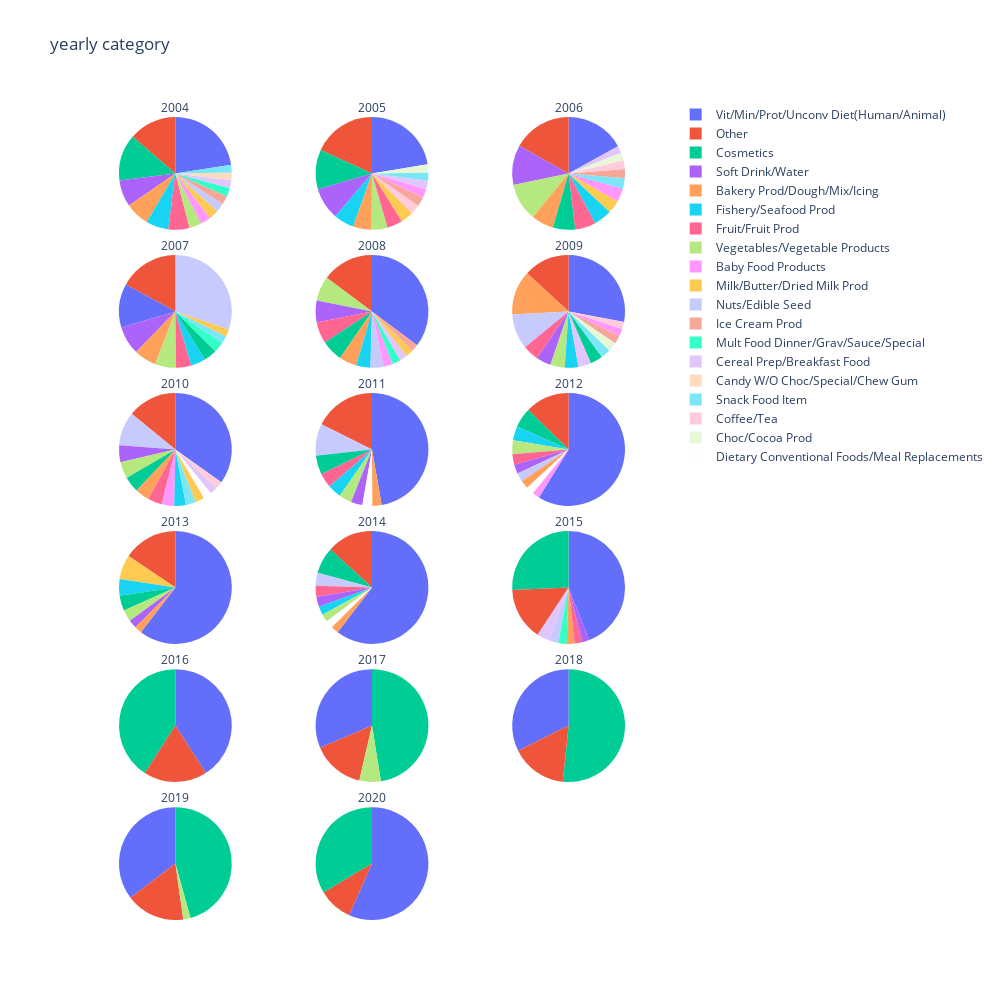

Write notebook code for a chart like this one.
### Markdown cell above
### Categories across time

### Code cell
group = aggReports_time.groupby("year")
category = pd.DataFrame(aggReports_time["category"].value_counts().items(),
                        columns = ["category","counts"]).sort_values(by = ['counts'])
vis.plot_pie_subplots_yearly(aggReports_time.groupby("year"), "yearly category", "category", dropping=True, d_threshold=1 / 50)

### Figure 1 — Plotly figure (JSON) as saved in the notebook; plotly's stock layout.template omitted (floating-point values rounded to 4 significant figures)
{"data": [{"domain": {"x": [0, 0.3267], "y": [0.8417, 1]}, "labels": ["Other", "Other", "Other", "Other", "Other", "Other", "Other", "Other", "Other", "Other", "Other", "Other", "Other", "Other", "Other", "Other", "Other", "Other", "Other", "Other", "Other", "Candy W/O Choc/Special/Chew Gum", "Snack Food Item", "Cereal Prep/Breakfast Food", "Mult Food Dinner/Grav/Sauce/Special", "Ice Cream Prod", "Nuts/Edible Seed", "Milk/Butter/Dried Milk Prod", "Baby Food Products", "Vegetables/Vegetable Products", "Fruit/Fruit Prod", "Fishery/Seafood Prod", "Bakery Prod/Dough/Mix/Icing", "Soft Drink/Water", "Cosmetics", "Vit/Min/Prot/Unconv Diet(Human/Animal)"], "textinfo": "none", "title": {"text": "2004"}, "type": "pie", "values": [4, 4, 6, 7, 8, 9, 9, 10, 15, 15, 15, 16, 16, 16, 22, 23, 26, 31, 38, 53, 55, 64, 64, 65, 71, 73, 74, 80, 87, 101, 177, 188, 200, 222, 386, 655]}, {"domain": {"x": [0.3367, 0.6633], "y": [0.8417, 1]}, "labels": ["Other", "Other", "Other", "Other", "Other", "Other", "Other", "Other", "Other", "Other", "Other", "Other", "Other", "Other", "Other", "Other", "Other", "Other", "Other", "Other", "Other", "Other", "Choc/Cocoa Prod", "Cereal Prep/Breakfast Food", "Snack Food Item", "Baby Food Products", "Ice Cream Prod", "Coffee/Tea", "Milk/Butter/Dried Milk Prod", "Fruit/Fruit Prod", "Vegetables/Vegetable Products", "Bakery Prod/Dough/Mix/Icing", "Fishery/Seafood Prod", "Soft Drink/Water", "Cosmetics", "Vit/Min/Prot/Unconv Diet(Human/Animal)"], "textinfo": "none", "title": {"text": "2005"}, "type": "pie", "values": [1, 1, 3, 3, 5, 6, 6, 8, 11, 12, 13, 13, 16, 19, 20, 29, 30, 39, 39, 40, 41, 43, 51, 52, 52, 56, 59, 60, 80, 97, 100, 116, 128, 201, 249, 490]}, {"domain": {"x": [0.6733, 1], "y": [0.8417, 1]}, "labels": ["Other", "Other", "Other", "Other", "Other", "Other", "Other", "Other", "Other", "Other", "Other", "Other", "Other", "Other", "Other", "Other", "Other", "Other", "Other", "Cereal Prep/Breakfast Food", "Choc/Cocoa Prod", "Coffee/Tea", "Ice Cream Prod", "Snack Food Item", "Baby Food Products", "Milk/Butter/Dried Milk Prod", "Fishery/Seafood Prod", "Fruit/Fruit Prod", "Cosmetics", "Bakery Prod/Dough/Mix/Icing", "Vegetables/Vegetable Products", "Soft Drink/Water", "Vit/Min/Prot/Unconv Diet(Human/Animal)"], "textinfo": "none", "title": {"text": "2006"}, "type": "pie", "values": [3, 4, 6, 8, 8, 9, 10, 14, 15, 16, 18, 18, 20, 21, 21, 28, 34, 34, 36, 39, 43, 47, 50, 59, 72, 73, 99, 114, 122, 123, 207, 218, 325]}, {"domain": {"x": [0, 0.3267], "y": [0.6733, 0.8317]}, "labels": ["Other", "Other", "Other", "Other", "Other", "Other", "Other", "Other", "Other", "Other", "Other", "Other", "Other", "Other", "Other", "Other", "Other", "Other", "Other", "Other", "Other", "Other", "Other", "Other", "Other", "Milk/Butter/Dried Milk Prod", "Snack Food Item", "Mult Food Dinner/Grav/Sauce/Special", "Cosmetics", "Fishery/Seafood Prod", "Fruit/Fruit Prod", "Vegetables/Vegetable Products", "Bakery Prod/Dough/Mix/Icing", "Soft Drink/Water", "Vit/Min/Prot/Unconv Diet(Human/Animal)", "Nuts/Edible Seed"], "textinfo": "none", "title": {"text": "2007"}, "type": "pie", "values": [1, 2, 2, 2, 3, 6, 7, 8, 9, 10, 11, 15, 16, 19, 19, 19, 21, 26, 28, 30, 33, 45, 47, 49, 54, 57, 63, 84, 108, 119, 123, 169, 182, 231, 354, 853]}, {"domain": {"x": [0.3367, 0.6633], "y": [0.6733, 0.8317]}, "labels": ["Other", "Other", "Other", "Other", "Other", "Other", "Other", "Other", "Other", "Other", "Other", "Other", "Other", "Other", "Other", "Other", "Other", "Other", "Other", "Other", "Other", "Other", "Ice Cream Prod", "Milk/Butter/Dried Milk Prod", "Cereal Prep/Breakfast Food", "Mult Food Dinner/Grav/Sauce/Special", "Baby Food Products", "Nuts/Edible Seed", "Fishery/Seafood Prod", "Bakery Prod/Dough/Mix/Icing", "Cosmetics", "Fruit/Fruit Prod", "Soft Drink/Water", "Vegetables/Vegetable Products", "Vit/Min/Prot/Unconv Diet(Human/Animal)"], "textinfo": "none", "title": {"text": "2008"}, "type": "pie", "values": [1, 4, 5, 6, 6, 8, 10, 11, 13, 13, 13, 13, 19, 22, 25, 28, 32, 35, 36, 43, 53, 57, 63, 64, 69, 73, 81, 115, 125, 154, 188, 189, 190, 217, 1078]}, {"domain": {"x": [0.6733, 1], "y": [0.6733, 0.8317]}, "labels": ["Other", "Other", "Other", "Other", "Other", "Other", "Other", "Other", "Other", "Other", "Other", "Other", "Other", "Other", "Other", "Other", "Other", "Other", "Other", "Other", "Other", "Other", "Coffee/Tea", "Baby Food Products", "Ice Cream Prod", "Choc/Cocoa Prod", "Snack Food Item", "Cosmetics", "Cereal Prep/Breakfast Food", "Fishery/Seafood Prod", "Vegetables/Vegetable Products", "Soft Drink/Water", "Fruit/Fruit Prod", "Nuts/Edible Seed", "Bakery Prod/Dough/Mix/Icing", "Vit/Min/Prot/Unconv Diet(Human/Animal)"], "textinfo": "none", "title": {"text": "2009"}, "type": "pie", "values": [1, 2, 2, 8, 8, 9, 10, 11, 13, 13, 14, 15, 22, 23, 23, 26, 30, 34, 80, 83, 87, 92, 93, 99, 108, 119, 132, 163, 170, 180, 190, 195, 212, 464, 586, 1290]}, {"domain": {"x": [0, 0.3267], "y": [0.505, 0.6633]}, "labels": ["Other", "Other", "Other", "Other", "Other", "Other", "Other", "Other", "Other", "Other", "Other", "Other", "Other", "Other", "Other", "Other", "Other", "Other", "Other", "Other", "Other", "Coffee/Tea", "Cereal Prep/Breakfast Food", "Dietary Conventional Foods/Meal Replacements", "Milk/Butter/Dried Milk Prod", "Snack Food Item", "Fishery/Seafood Prod", "Baby Food Products", "Fruit/Fruit Prod", "Bakery Prod/Dough/Mix/Icing", "Cosmetics", "Vegetables/Vegetable Products", "Soft Drink/Water", "Nuts/Edible Seed", "Vit/Min/Prot/Unconv Diet(Human/Animal)"], "textinfo": "none", "title": {"text": "2010"}, "type": "pie", "values": [1, 4, 5, 9, 12, 13, 13, 15, 17, 19, 19, 19, 22, 26, 27, 39, 44, 55, 57, 67, 71, 82, 86, 93, 104, 111, 130, 143, 157, 163, 177, 188, 190, 380, 1370]}, {"domain": {"x": [0.3367, 0.6633], "y": [0.505, 0.6633]}, "labels": ["Other", "Other", "Other", "Other", "Other", "Other", "Other", "Other", "Other", "Other", "Other", "Other", "Other", "Other", "Other", "Other", "Other", "Other", "Other", "Other", "Other", "Other", "Other", "Other", "Other", "Other", "Other", "Other", "Bakery Prod/Dough/Mix/Icing", "Dietary Conventional Foods/Meal Replacements", "Soft Drink/Water", "Vegetables/Vegetable Products", "Fishery/Seafood Prod", "Fruit/Fruit Prod", "Cosmetics", "Nuts/Edible Seed", "Vit/Min/Prot/Unconv Diet(Human/Animal)"], "textinfo": "none", "title": {"text": "2011"}, "type": "pie", "values": [1, 2, 9, 9, 11, 13, 13, 15, 17, 17, 19, 19, 21, 23, 23, 24, 25, 25, 26, 44, 45, 51, 54, 58, 81, 85, 88, 103, 138, 147, 173, 190, 204, 217, 284, 477, 2465]}, {"domain": {"x": [0.6733, 1], "y": [0.505, 0.6633]}, "labels": ["Other", "Other", "Other", "Other", "Other", "Other", "Other", "Other", "Other", "Other", "Other", "Other", "Other", "Other", "Other", "Other", "Other", "Other", "Other", "Other", "Other", "Other", "Other", "Other", "Other", "Other", "Baby Food Products", "Dietary Conventional Foods/Meal Replacements", "Bakery Prod/Dough/Mix/Icing", "Nuts/Edible Seed", "Soft Drink/Water", "Fruit/Fruit Prod", "Vegetables/Vegetable Products", "Fishery/Seafood Prod", "Cosmetics", "Vit/Min/Prot/Unconv Diet(Human/Animal)"], "textinfo": "none", "title": {"text": "2012"}, "type": "pie", "values": [1, 2, 7, 8, 10, 11, 12, 13, 14, 14, 15, 15, 17, 18, 19, 20, 33, 37, 38, 48, 49, 52, 58, 66, 70, 82, 118, 128, 140, 143, 149, 173, 227, 235, 324, 3381]}, {"domain": {"x": [0, 0.3267], "y": [0.3367, 0.495]}, "labels": ["Other", "Other", "Other", "Other", "Other", "Other", "Other", "Other", "Other", "Other", "Other", "Other", "Other", "Other", "Other", "Other", "Other", "Other", "Other", "Other", "Other", "Other", "Other", "Other", "Other", "Other", "Other", "Other", "Other", "Other", "Bakery Prod/Dough/Mix/Icing", "Soft Drink/Water", "Vegetables/Vegetable Products", "Cosmetics", "Fishery/Seafood Prod", "Milk/Butter/Dried Milk Prod", "Vit/Min/Prot/Unconv Diet(Human/Animal)"], "textinfo": "none", "title": {"text": "2013"}, "type": "pie", "values": [1, 2, 3, 3, 4, 6, 8, 9, 9, 12, 17, 18, 18, 22, 22, 23, 28, 30, 33, 37, 38, 46, 46, 49, 54, 58, 60, 127, 129, 130, 137, 164, 222, 291, 319, 466, 4040]}, {"domain": {"x": [0.3367, 0.6633], "y": [0.3367, 0.495]}, "labels": ["Other", "Other", "Other", "Other", "Other", "Other", "Other", "Other", "Other", "Other", "Other", "Other", "Other", "Other", "Other", "Other", "Other", "Other", "Other", "Other", "Other", "Other", "Other", "Other", "Other", "Other", "Other", "Other", "Other", "Bakery Prod/Dough/Mix/Icing", "Dietary Conventional Foods/Meal Replacements", "Vegetables/Vegetable Products", "Fishery/Seafood Prod", "Soft Drink/Water", "Fruit/Fruit Prod", "Nuts/Edible Seed", "Cosmetics", "Vit/Min/Prot/Unconv Diet(Human/Animal)"], "textinfo": "none", "title": {"text": "2014"}, "type": "pie", "values": [1, 1, 4, 5, 5, 5, 7, 10, 11, 13, 14, 14, 14, 14, 15, 16, 20, 23, 32, 35, 36, 44, 47, 47, 48, 61, 63, 64, 102, 126, 128, 130, 144, 169, 186, 215, 445, 3532]}, {"domain": {"x": [0.6733, 1], "y": [0.3367, 0.495]}, "labels": ["Other", "Other", "Other", "Other", "Other", "Other", "Other", "Other", "Other", "Other", "Other", "Other", "Other", "Other", "Other", "Other", "Other", "Other", "Other", "Other", "Other", "Other", "Other", "Other", "Other", "Other", "Other", "Other", "Other", "Other", "Soft Drink/Water", "Fruit/Fruit Prod", "Bakery Prod/Dough/Mix/Icing", "Mult Food Dinner/Grav/Sauce/Special", "Nuts/Edible Seed", "Cereal Prep/Breakfast Food", "Cosmetics", "Vit/Min/Prot/Unconv Diet(Human/Animal)"], "textinfo": "none", "title": {"text": "2015"}, "type": "pie", "values": [1, 2, 3, 3, 5, 7, 8, 8, 8, 13, 17, 18, 19, 21, 21, 22, 22, 30, 35, 35, 37, 47, 67, 76, 84, 89, 119, 123, 126, 137, 165, 175, 178, 193, 220, 284, 2060, 3527]}, {"domain": {"x": [0, 0.3267], "y": [0.1683, 0.3267]}, "labels": ["Other", "Other", "Other", "Other", "Other", "Other", "Other", "Other", "Other", "Other", "Other", "Other", "Other", "Other", "Other", "Other", "Other", "Other", "Other", "Other", "Other", "Other", "Other", "Other", "Other", "Other", "Other", "Other", "Other", "Other", "Other", "Other", "Other", "Other", "Other", "Cosmetics", "Vit/Min/Prot/Unconv Diet(Human/Animal)"], "textinfo": "none", "title": {"text": "2016"}, "type": "pie", "values": [1, 2, 5, 5, 6, 8, 9, 10, 13, 14, 15, 17, 18, 20, 22, 29, 29, 32, 33, 46, 48, 50, 71, 72, 76, 82, 101, 118, 119, 120, 140, 162, 164, 182, 188, 4558, 4562]}, {"domain": {"x": [0.3367, 0.6633], "y": [0.1683, 0.3267]}, "labels": ["Other", "Other", "Other", "Other", "Other", "Other", "Other", "Other", "Other", "Other", "Other", "Other", "Other", "Other", "Other", "Other", "Other", "Other", "Other", "Other", "Other", "Other", "Other", "Other", "Other", "Other", "Other", "Other", "Other", "Other", "Other", "Other", "Other", "Other", "Other", "Other", "Other", "Other", "Other", "Vegetables/Vegetable Products", "Vit/Min/Prot/Unconv Diet(Human/Animal)", "Cosmetics"], "textinfo": "none", "title": {"text": "2017"}, "type": "pie", "values": [1, 1, 1, 2, 2, 3, 4, 4, 4, 4, 6, 9, 15, 15, 18, 19, 20, 23, 24, 26, 32, 32, 37, 37, 42, 49, 56, 61, 63, 68, 79, 84, 89, 104, 107, 111, 124, 148, 165, 692, 3540, 5353]}, {"domain": {"x": [0.6733, 1], "y": [0.1683, 0.3267]}, "labels": ["Other", "Other", "Other", "Other", "Other", "Other", "Other", "Other", "Other", "Other", "Other", "Other", "Other", "Other", "Other", "Other", "Other", "Other", "Other", "Other", "Other", "Other", "Other", "Other", "Other", "Other", "Other", "Other", "Other", "Other", "Other", "Other", "Other", "Other", "Other", "Other", "Other", "Other", "Vit/Min/Prot/Unconv Diet(Human/Animal)", "Cosmetics"], "textinfo": "none", "title": {"text": "2018"}, "type": "pie", "values": [1, 2, 3, 5, 5, 5, 6, 7, 9, 10, 11, 13, 17, 17, 18, 18, 19, 22, 28, 31, 34, 39, 43, 48, 50, 52, 55, 55, 58, 63, 79, 88, 101, 113, 122, 124, 127, 182, 3398, 5424]}, {"domain": {"x": [0, 0.3267], "y": [0, 0.1583]}, "labels": ["Other", "Other", "Other", "Other", "Other", "Other", "Other", "Other", "Other", "Other", "Other", "Other", "Other", "Other", "Other", "Other", "Other", "Other", "Other", "Other", "Other", "Other", "Other", "Other", "Other", "Other", "Other", "Other", "Other", "Other", "Other", "Other", "Other", "Other", "Other", "Other", "Other", "Other", "Vegetables/Vegetable Products", "Vit/Min/Prot/Unconv Diet(Human/Animal)", "Cosmetics"], "textinfo": "none", "title": {"text": "2019"}, "type": "pie", "values": [1, 2, 2, 2, 4, 4, 7, 7, 8, 8, 9, 13, 13, 14, 14, 18, 19, 20, 21, 22, 22, 28, 29, 32, 35, 40, 44, 46, 53, 61, 63, 68, 90, 90, 97, 123, 136, 157, 176, 2970, 3840]}, {"domain": {"x": [0.3367, 0.6633], "y": [0, 0.1583]}, "labels": ["Other", "Other", "Other", "Other", "Other", "Other", "Other", "Other", "Other", "Other", "Other", "Other", "Other", "Other", "Other", "Other", "Other", "Other", "Other", "Other", "Other", "Other", "Other", "Other", "Other", "Other", "Other", "Other", "Other", "Other", "Other", "Other", "Other", "Other", "Other", "Other", "Other", "Cosmetics", "Vit/Min/Prot/Unconv Diet(Human/Animal)"], "textinfo": "none", "title": {"text": "2020"}, "type": "pie", "values": [1, 1, 1, 1, 2, 2, 2, 2, 2, 2, 2, 2, 2, 2, 2, 2, 2, 3, 4, 5, 5, 5, 6, 6, 8, 8, 9, 9, 10, 11, 14, 14, 14, 15, 20, 26, 34, 879, 1483]}], "layout": {"height": 1000, "hovermode": "closest", "title": {"text": "yearly category"}, "width": 1000}}
